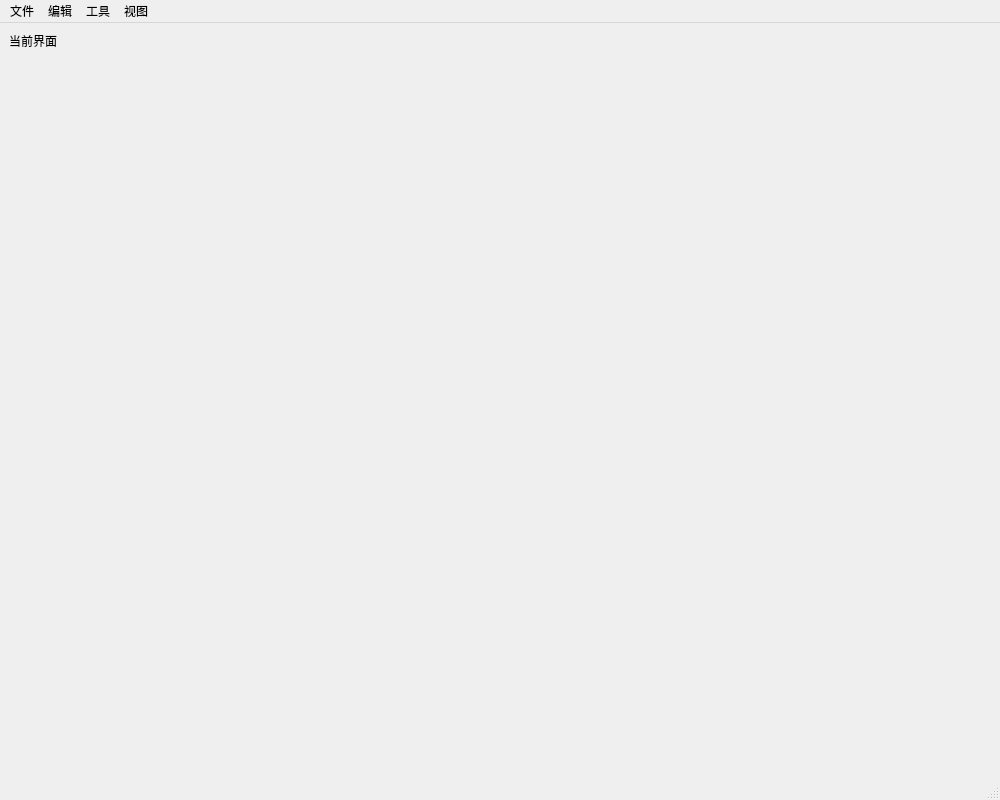
<?xml version="1.0" encoding="UTF-8"?>
<ui version="4.0">
 <class>MainWindow</class>
 <widget class="QMainWindow" name="MainWindow">
  <property name="geometry">
   <rect>
    <x>0</x>
    <y>0</y>
    <width>1000</width>
    <height>800</height>
   </rect>
  </property>
  <property name="windowTitle">
   <string>SmartDesk</string>
  </property>
  <property name="windowIcon">
   <iconset theme="utilities-system-monitor"/>
  </property>
  <property name="styleSheet">
   <string notr="true"/>
  </property>
  <widget class="QWidget" name="centralwidget">
   <property name="styleSheet">
    <string notr="true"/>
   </property>
   <layout class="QGridLayout" name="gridLayout_3">
    <item row="0" column="0">
     <layout class="QVBoxLayout" name="verticalLayout">
      <item>
       <widget class="QWidget" name="combinedWidget" native="true">
        <layout class="QGridLayout" name="gridLayout_2">
         <property name="leftMargin">
          <number>0</number>
         </property>
         <property name="topMargin">
          <number>0</number>
         </property>
         <property name="rightMargin">
          <number>0</number>
         </property>
         <property name="bottomMargin">
          <number>0</number>
         </property>
         <item row="0" column="0">
          <layout class="QGridLayout" name="gridLayout">
           <property name="leftMargin">
            <number>0</number>
           </property>
           <property name="bottomMargin">
            <number>0</number>
           </property>
           <property name="spacing">
            <number>4</number>
           </property>
           <item row="0" column="0">
            <widget class="QLabel" name="label">
             <property name="styleSheet">
              <string notr="true"/>
             </property>
             <property name="text">
              <string>当前界面</string>
             </property>
            </widget>
           </item>
           <item row="1" column="0">
            <widget class="QStackedWidget" name="stackedWidget"/>
           </item>
          </layout>
         </item>
        </layout>
       </widget>
      </item>
     </layout>
    </item>
   </layout>
  </widget>
  <widget class="QMenuBar" name="menubar">
   <property name="geometry">
    <rect>
     <x>0</x>
     <y>0</y>
     <width>1000</width>
     <height>16</height>
    </rect>
   </property>
   <widget class="QMenu" name="menufile">
    <property name="title">
     <string>文件</string>
    </property>
    <widget class="QMenu" name="menunew">
     <property name="title">
      <string>新建</string>
     </property>
     <addaction name="actiontxt_file"/>
     <addaction name="actionscv_file"/>
     <addaction name="actionxlsx_file"/>
    </widget>
    <widget class="QMenu" name="recentFile">
     <property name="title">
      <string>记录</string>
     </property>
    </widget>
    <addaction name="menunew"/>
    <addaction name="recentFile"/>
    <addaction name="actionopen"/>
    <addaction name="actionsave"/>
    <addaction name="actionclose"/>
    <addaction name="actiondownload"/>
   </widget>
   <widget class="QMenu" name="menuaction">
    <property name="title">
     <string>编辑</string>
    </property>
    <addaction name="actionZ"/>
    <addaction name="actionY"/>
    <addaction name="actionX"/>
    <addaction name="actionC"/>
    <addaction name="actionV"/>
    <addaction name="actionA"/>
   </widget>
   <widget class="QMenu" name="menu">
    <property name="title">
     <string>工具</string>
    </property>
    <addaction name="actionshe"/>
    <addaction name="actionhelp"/>
    <addaction name="actionfind"/>
   </widget>
   <widget class="QMenu" name="menu_2">
    <property name="title">
     <string>视图</string>
    </property>
    <widget class="QMenu" name="menuFuction">
     <property name="title">
      <string>模型</string>
     </property>
     <addaction name="Function1"/>
     <addaction name="Function2"/>
     <addaction name="Function3"/>
     <addaction name="Function4"/>
     <addaction name="Function5"/>
     <addaction name="Function6"/>
     <addaction name="Function7"/>
     <addaction name="Function8"/>
     <addaction name="Function9"/>
    </widget>
    <widget class="QMenu" name="menuhandle">
     <property name="title">
      <string>句柄</string>
     </property>
     <addaction name="actionh1"/>
     <addaction name="actionh2"/>
    </widget>
    <addaction name="menuFuction"/>
    <addaction name="menuhandle"/>
   </widget>
   <addaction name="menufile"/>
   <addaction name="menuaction"/>
   <addaction name="menu"/>
   <addaction name="menu_2"/>
  </widget>
  <widget class="QStatusBar" name="statusbar"/>
  <action name="actionopen">
   <property name="icon">
    <iconset theme="QIcon::ThemeIcon::DocumentOpen">
     <normaloff>:/image/database_go.svg</normaloff>:/image/database_go.svg</iconset>
   </property>
   <property name="text">
    <string>打开</string>
   </property>
   <property name="shortcut">
    <string>Ctrl+O</string>
   </property>
  </action>
  <action name="actionsave">
   <property name="icon">
    <iconset theme="QIcon::ThemeIcon::DocumentSave">
     <normaloff>:/image/table_save.svg</normaloff>:/image/table_save.svg</iconset>
   </property>
   <property name="text">
    <string>保存</string>
   </property>
   <property name="shortcut">
    <string>Ctrl+S</string>
   </property>
  </action>
  <action name="actionclose">
   <property name="icon">
    <iconset theme="QIcon::ThemeIcon::EditClear"/>
   </property>
   <property name="text">
    <string>关闭</string>
   </property>
   <property name="shortcut">
    <string>Ctrl+W</string>
   </property>
  </action>
  <action name="actiondownload">
   <property name="icon">
    <iconset theme="emblem-downloads">
     <normaloff>:/image/arrow_refresh_small.svg</normaloff>:/image/arrow_refresh_small.svg</iconset>
   </property>
   <property name="text">
    <string>下载</string>
   </property>
   <property name="shortcut">
    <string>Ctrl+D</string>
   </property>
  </action>
  <action name="actiontxt_file">
   <property name="icon">
    <iconset theme="QIcon::ThemeIcon::DocumentNew"/>
   </property>
   <property name="text">
    <string>txt文件</string>
   </property>
   <property name="shortcut">
    <string>Ctrl+N, Ctrl+T</string>
   </property>
  </action>
  <action name="actionscv_file">
   <property name="icon">
    <iconset theme="QIcon::ThemeIcon::DocumentNew"/>
   </property>
   <property name="text">
    <string>scv文件</string>
   </property>
   <property name="shortcut">
    <string>Ctrl+N, Ctrl+C</string>
   </property>
  </action>
  <action name="actionshe">
   <property name="icon">
    <iconset theme="weather-clear">
     <normaloff>:/png/Settings.png</normaloff>:/png/Settings.png</iconset>
   </property>
   <property name="text">
    <string>设置</string>
   </property>
   <property name="shortcut">
    <string>Ctrl+,</string>
   </property>
  </action>
  <action name="actionZ">
   <property name="text">
    <string>撤销</string>
   </property>
   <property name="shortcut">
    <string>Ctrl+Z</string>
   </property>
  </action>
  <action name="actionfind">
   <property name="icon">
    <iconset theme="QIcon::ThemeIcon::EditFind"/>
   </property>
   <property name="text">
    <string>查找</string>
   </property>
   <property name="shortcut">
    <string>Ctrl+F</string>
   </property>
  </action>
  <action name="actionY">
   <property name="text">
    <string>重做</string>
   </property>
   <property name="shortcut">
    <string>Ctrl+Y</string>
   </property>
  </action>
  <action name="actionX">
   <property name="text">
    <string>剪切</string>
   </property>
   <property name="shortcut">
    <string>Ctrl+X</string>
   </property>
  </action>
  <action name="actionC">
   <property name="text">
    <string>复制</string>
   </property>
   <property name="shortcut">
    <string>Ctrl+C</string>
   </property>
  </action>
  <action name="actionV">
   <property name="text">
    <string>黏贴</string>
   </property>
   <property name="shortcut">
    <string>Ctrl+V</string>
   </property>
  </action>
  <action name="actionA">
   <property name="text">
    <string>全选</string>
   </property>
   <property name="shortcut">
    <string>Ctrl+A</string>
   </property>
  </action>
  <action name="Function1">
   <property name="text">
    <string>关闭文件标签</string>
   </property>
   <property name="toolTip">
    <string>关闭文件标签</string>
   </property>
  </action>
  <action name="Function2">
   <property name="text">
    <string>关闭文件备份</string>
   </property>
   <property name="toolTip">
    <string>关闭文件备份</string>
   </property>
  </action>
  <action name="Function3">
   <property name="text">
    <string>关闭备忘日程</string>
   </property>
   <property name="toolTip">
    <string>关闭备忘日程</string>
   </property>
  </action>
  <action name="Function4">
   <property name="text">
    <string>关闭在线文档</string>
   </property>
   <property name="toolTip">
    <string>关闭在线文档</string>
   </property>
  </action>
  <action name="Function5">
   <property name="text">
    <string>关闭手写绘图</string>
   </property>
   <property name="toolTip">
    <string>关闭手写绘图</string>
   </property>
  </action>
  <action name="Function6">
   <property name="text">
    <string>关闭邮件服务</string>
   </property>
   <property name="toolTip">
    <string>关闭邮件服务</string>
   </property>
  </action>
  <action name="Function7">
   <property name="text">
    <string>关闭用户登录</string>
   </property>
   <property name="toolTip">
    <string>关闭用户登录</string>
   </property>
  </action>
  <action name="Function8">
   <property name="text">
    <string>关闭更多功能</string>
   </property>
   <property name="toolTip">
    <string>关闭更多功能</string>
   </property>
  </action>
  <action name="actionhelp">
   <property name="icon">
    <iconset theme="QIcon::ThemeIcon::HelpAbout"/>
   </property>
   <property name="text">
    <string>帮助</string>
   </property>
   <property name="toolTip">
    <string>帮助</string>
   </property>
  </action>
  <action name="actionxlsx_file">
   <property name="icon">
    <iconset theme="QIcon::ThemeIcon::DocumentNew"/>
   </property>
   <property name="text">
    <string>xlsx文件</string>
   </property>
   <property name="shortcut">
    <string>Ctrl+N, Ctrl+X</string>
   </property>
  </action>
  <action name="Function9">
   <property name="text">
    <string>关闭剪切字板</string>
   </property>
   <property name="toolTip">
    <string>关闭剪切字板</string>
   </property>
  </action>
  <action name="actionh1">
   <property name="text">
    <string>关闭TXT控制组件</string>
   </property>
   <property name="toolTip">
    <string>关闭TXT控制组件</string>
   </property>
  </action>
  <action name="actionh2">
   <property name="text">
    <string>关闭CSV控制组件</string>
   </property>
   <property name="toolTip">
    <string>关闭CSV控制组件</string>
   </property>
  </action>
 </widget>
 <resources/>
 <connections/>
</ui>
